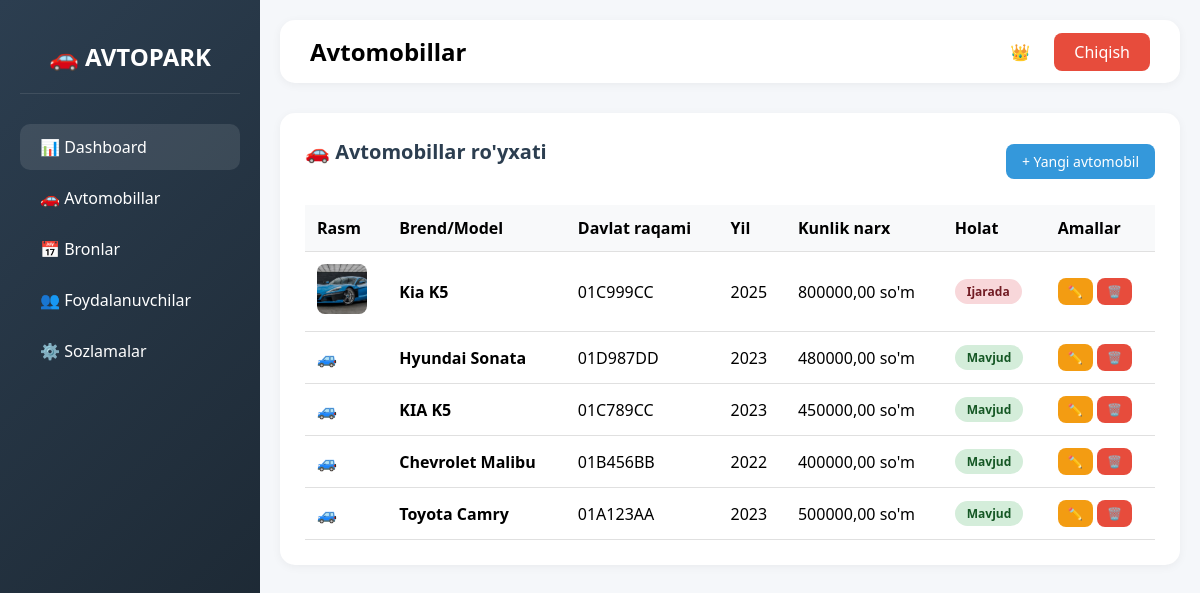
Screenshot of /cars/ with the database file from the repository.
### cars/models.py (models this page shows, shortened)
class Car(models.Model):
    TRANSMISSION_CHOICES = (
        ('manual', 'Mexanik'),
        ('automatic', 'Avtomat'),
    )
    FUEL_CHOICES = (
        ('petrol', 'Benzin'),
        ('diesel', 'Dizel'),
        ('gas', 'Gaz'),
        ('electric', 'Elektrik'),
    )
    STATUS_CHOICES = (
        ('available', 'Mavjud'),
        ('rented', 'Ijarada'),
        ('maintenance', 'Texnik xizmatda'),
        ('unavailable', 'Mavjud emas'),
    )
    brand = models.CharField(max_length=100)
    model = models.CharField(max_length=100)
    year = models.IntegerField()
    color = models.CharField(max_length=50)
    license_plate = models.CharField(max_length=20, unique=True)
    transmission = models.CharField(max_length=20, choices=TRANSMISSION_CHOICES)
    fuel_type = models.CharField(max_length=20, choices=FUEL_CHOICES)
    price_per_day = models.DecimalField(max_digits=10, decimal_places=2)
    price_per_hour = models.DecimalField(max_digits=10, decimal_places=2, null=True, blank=True)
    deposit = models.DecimalField(max_digits=10, decimal_places=2, default=0)
    mileage = models.IntegerField(default=0)
    seats = models.IntegerField(default=5)
    doors = models.IntegerField(default=4)
    air_conditioner = models.BooleanField(default=True)
    image = models.ImageField(upload_to='cars/', null=True, blank=True)
    description = models.TextField(blank=True, null=True)
    status = models.CharField(max_length=20, choices=STATUS_CHOICES, default='available')
    created_at = models.DateTimeField(auto_now_add=True)
    @property
    def full_name(self):
        return f"{self.brand} {self.model}"

### cars/views.py (the view)
# urls.py: path('', views.car_list, name='car_list'),
def car_list(request):
    cars = Car.objects.all().order_by('-created_at')
    paginator = Paginator(cars, 10)
    page_number = request.GET.get('page')
    page_obj = paginator.get_page(page_number)
    context = {
        'cars': page_obj,
        'total_cars': cars.count(),
        'available_cars': Car.objects.filter(status='available').count(),
    }
    return render(request, 'cars/car_list.html', context)

### templates/cars/car_list.html (shortened to what this page needs)
<!DOCTYPE html>
<html lang="uz">
<head>
</head>
<body>
     <div class="sidebar">
        <div class="logo">🚗 AVTOPARK</div>
            <div class="nav-item active"><a href="{% url 'admin_dashboard' %}">📊 Dashboard</a></div>
            <div class="nav-item"><a href="{% url 'car_list' %}">🚗 Avtomobillar</a></div>
            <div class="nav-item"><a href="{% url 'booking_list' %}">📅 Bronlar</a></div>
            <div class="nav-item"><a href="{% url 'admin_user_list' %}">👥 Foydalanuvchilar</a></div>
            <div class="nav-item"><a href="{% url 'admin_settings' %}">⚙️ Sozlamalar</a></div>
</div>
    <div class="main-content">
        <div class="top-bar">
            <h2>Avtomobillar</h2>
            <div>
                <span style="margin-right: 20px;">👑 {{ user.full_name }}</span>
                <a href="{% url 'logout' %}" class="logout-btn">Chiqish</a>
            </div>
        </div>
        <div class="section">
            <div style="display: flex; justify-content: space-between; align-items: center; margin-bottom: 20px;">
                <div class="section-title">🚗 Avtomobillar ro'yxati</div>
                <a href="{% url 'car_create' %}" class="btn btn-primary">+ Yangi avtomobil</a>
            </div>
            <table>
                <thead>
                    <tr>
                        <th>Rasm</th>
                        <th>Brend/Model</th>
                        <th>Davlat raqami</th>
                        <th>Yil</th>
                        <th>Kunlik narx</th>
                        <th>Holat</th>
                        <th>Amallar</th>
                    </tr>
                </thead>
                <tbody>
                    {% for car in cars %}
                    <tr>
                        <td>
                            {% if car.image %}
                            <img src="{{ car.image.url }}" alt="{{ car.full_name }}" style="width: 50px; height: 50px; object-fit: cover; border-radius: 8px;">
                            {% else %}
                            🚙
                            {% endif %}
                        </td>
                        <td><strong>{{ car.brand }} {{ car.model }}</strong></td>
                        <td>{{ car.license_plate }}</td>
                        <td>{{ car.year }}</td>
                        <td>{{ car.price_per_day }} so'm</td>
                        <td><span class="status status-{{ car.status }}">{{ car.get_status_display }}</span></td>
                        <td>
                            <a href="{% url 'car_edit' car.id %}" class="btn btn-warning btn-sm">✏️</a>
                            <a href="{% url 'car_delete' car.id %}" class="btn btn-danger btn-sm" onclick="return confirm('O\'chirishni xohlaysizmi?')">🗑️</a>
                        </td>
                    </tr>
                    {% empty %}
                    <tr>
                        <td colspan="7" style="text-align: center;">Hech qanday avtomobil topilmadi</td>
                    </tr>
                    {% endfor %}
                </tbody>
            </table>
        </div>
    </div>
</body>
</html>

### templates/cars/car_list.html (style rules this page uses)
* { margin: 0; padding: 0; box-sizing: border-box; }
body { font-family: 'Segoe UI', Tahoma, Geneva, Verdana, sans-serif; background: #f5f7fa; }
.sidebar { width: 260px; background: linear-gradient(135deg, #2c3e50 0%, #1a252f 100%); color: white; position: fixed; height: 100%; padding: 20px; }
.logo { font-size: 24px; font-weight: bold; text-align: center; padding: 20px 0; border-bottom: 1px solid rgba(255,255,255,0.1); margin-bottom: 30px; }
.nav-item { padding: 12px 20px; margin: 5px 0; border-radius: 10px; cursor: pointer; transition: all 0.3s; }
.nav-item:hover, .nav-item.active { background: rgba(255,255,255,0.1); }
.nav-item a { color: white; text-decoration: none; display: block; }
.main-content { margin-left: 260px; padding: 20px; }
.top-bar { background: white; padding: 15px 30px; border-radius: 15px; margin-bottom: 30px; display: flex; justify-content: space-between; align-items: center; box-shadow: 0 2px 10px rgba(0,0,0,0.05); }
.btn { padding: 8px 16px; border: none; border-radius: 8px; cursor: pointer; font-size: 14px; text-decoration: none; display: inline-block; }
.btn-primary { background: #3498db; color: white; }
.btn-warning { background: #f39c12; color: white; }
.btn-danger { background: #e74c3c; color: white; }
.btn-sm { padding: 5px 10px; font-size: 12px; }
.logout-btn { background: #e74c3c; color: white; padding: 8px 20px; border-radius: 8px; text-decoration: none; }
.section { background: white; border-radius: 15px; padding: 25px; margin-bottom: 30px; box-shadow: 0 2px 10px rgba(0,0,0,0.05); }
.section-title { font-size: 20px; font-weight: bold; margin-bottom: 20px; color: #2c3e50; }
table { width: 100%; border-collapse: collapse; }
th, td { padding: 12px; text-align: left; border-bottom: 1px solid #e0e0e0; }
th { background: #f8f9fa; font-weight: 600; }
.status { padding: 4px 12px; border-radius: 20px; font-size: 12px; font-weight: bold; display: inline-block; }
.status-available { background: #d4edda; color: #155724; }
.status-rented { background: #f8d7da; color: #721c24; }

### rows the page displays
Car: image (picture), brand "Kia", model "K5", license_plate "01C999CC", year "2025", price_per_day "800000,00", status "Ijarada"
Car: brand "Hyundai", model "Sonata", license_plate "01D987DD", year "2023", price_per_day "480000,00", status "Mavjud"
Car: brand "KIA", model "K5", license_plate "01C789CC", year "2023", price_per_day "450000,00", status "Mavjud"
Car: brand "Chevrolet", model "Malibu", license_plate "01B456BB", year "2022", price_per_day "400000,00", status "Mavjud"
Car: brand "Toyota", model "Camry", license_plate "01A123AA", year "2023", price_per_day "500000,00", status "Mavjud"
